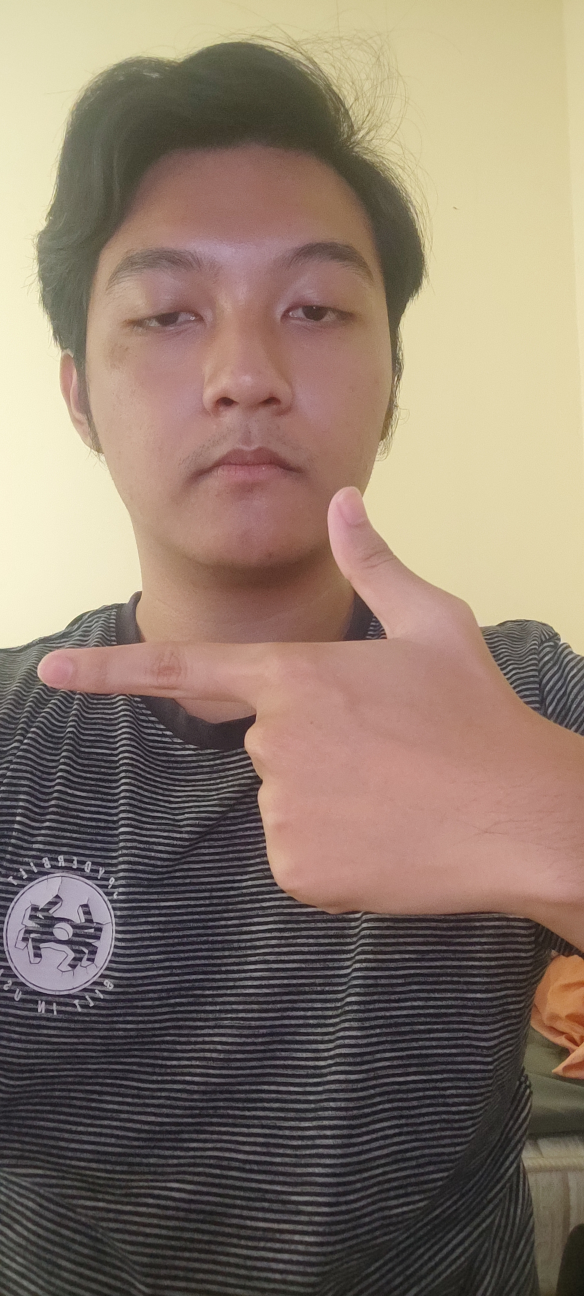
#> input picture Dataset/Next/IMG_20251121_120120.jpg, 2336 x 5184 px (shown at 1/4 size); its folder holds only this picture in this run
$ jupyter execute --allow-errors ImageClassify.ipynb
#> lines starting #> are read from the running program, lines starting #| are printed output that depends on the picture; after the words box and inside, x2 and y2 are one past the last pixel; in counts of white or black regions, pixels touching at a corner belong together
[cell 1]
# Import library

import cv2
import numpy as np
import os
import matplotlib.pyplot as plt
from sklearn.svm import LinearSVC
from sklearn.preprocessing import StandardScaler

[cell 2]
# Load images

def load_image(PATH):
#> called with PATH = 'Dataset/Next/'
    images = []
    for fileName in os.listdir(PATH):
        image = cv2.imread(PATH + fileName)
#> image is the input picture: shape (5184, 2336, 3); mean B, G, R 108.7, 123.3, 140.9
        if image is not None:
            images.append(image)
    return images

next_images = load_image("Dataset/Next/")
#> next_images = 1 item
#> (the rest of this cell did not finish here and is left out)


print("Loaded:", len(next_images), "next,", len(back_images), "back")

[cell 3]
# HOG descriptor

hog = cv2.HOGDescriptor(
    _winSize=(128, 128),
    _blockSize=(32, 32),
    _blockStride=(16, 16),
    _cellSize=(16, 16),
    _nbins=9
)

def compute_canny_hog(image):
    image_gray = cv2.cvtColor(image, cv2.COLOR_BGR2GRAY)
    image_resized = cv2.resize(image_gray, (128, 128))
    edges = cv2.Canny(image_resized, 50, 150)
    hog_features = hog.compute(edges).flatten()

    return hog_features

[cell 4]
# Extract features and labels

X = []
y = []

for image in next_images:
    X.append(compute_canny_hog(image))
    y.append(1)
#> this loop made 1 pass
#> pass 1, in compute_canny_hog, `image_gray = cv2.cvtColor(image, cv2.COLOR_BGR2GRAY)`:
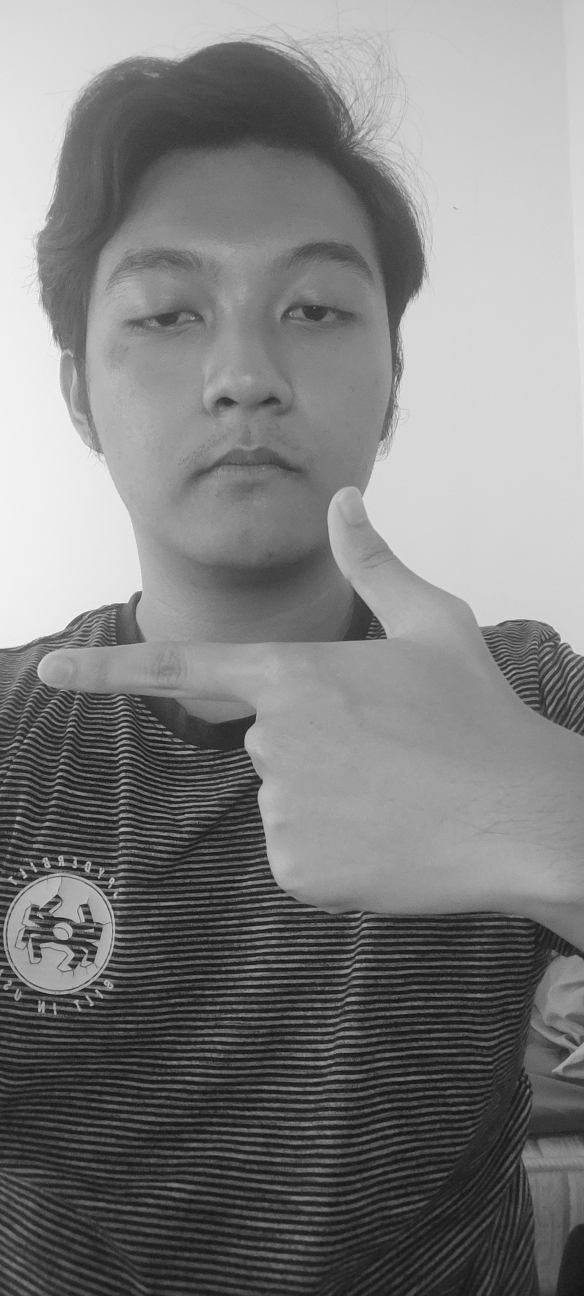
#> image_gray: shape (5184, 2336) (shown at 1/4 size); min 6, max 251, mean 126.9
#> pass 1, in compute_canny_hog, `image_resized = cv2.resize(image_gray, (128, 128))`:
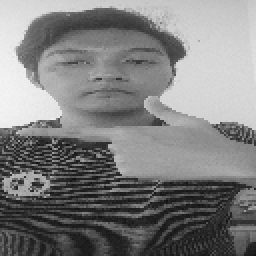
#> image_resized: shape (128, 128) (shown 2 times larger); min 17, max 244, mean 126.9
#> pass 1, in compute_canny_hog, `edges = cv2.Canny(image_resized, 50, 150)`:
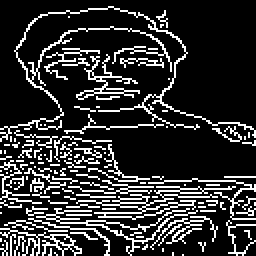
#> edges: shape (128, 128) (shown 2 times larger); 18.8% white in thin lines or dots
#> after the loop, X = 1 item; y = [1]

#> (the rest of this cell did not finish here and is left out)

[cell 5]
# Train SVM model

# Scale features
scaler = StandardScaler()
X_scaled = scaler.fit_transform(X)

# Train SVM classifier
svm = LinearSVC()
#> (the rest of this cell did not finish here and is left out)

[cell 6]
# Prediction function

def predict(image):
    feat = compute_canny_hog(image)
    feat = feat.reshape(1, -1)

    feat = scaler.transform(feat)
    label = svm.predict(feat)[0]

    return "NEXT" if label == 1 else "BACK"

[cell 7]
# Testing

test_image = cv2.imread("test5.jpg")
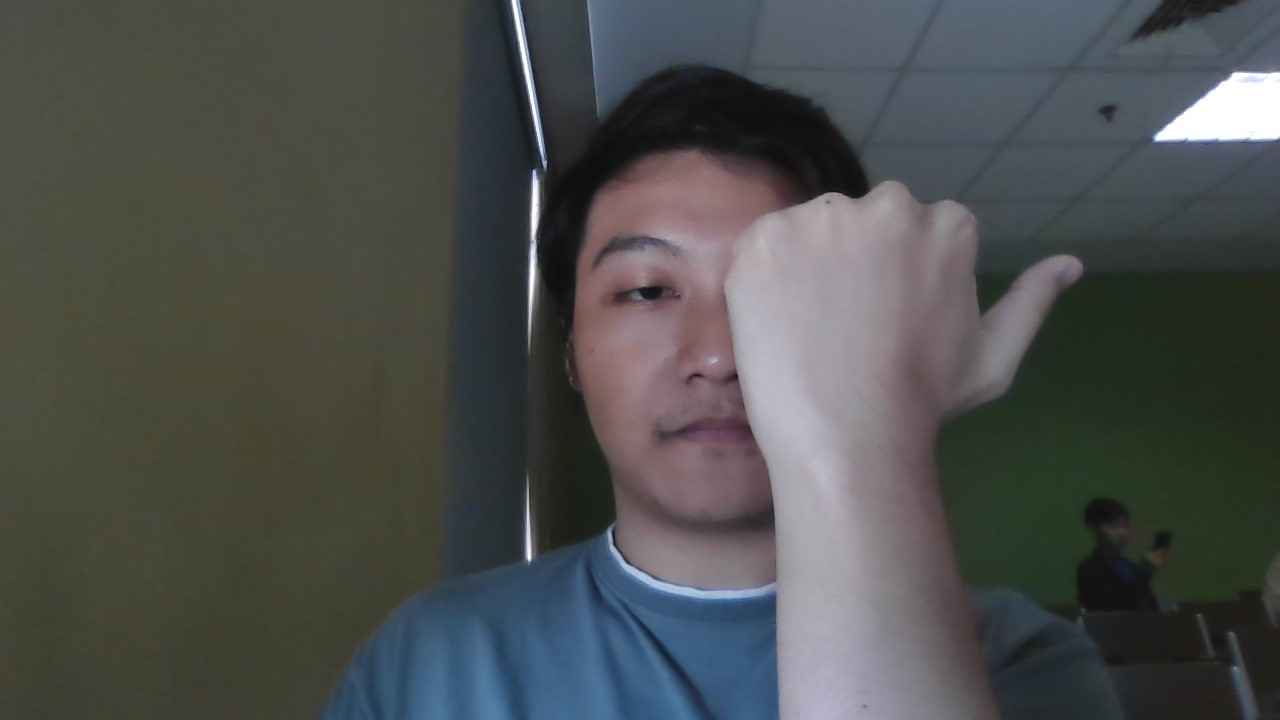
#> input picture test5.jpg, 1280 x 720 px
#> test_image is the input picture: shape (720, 1280, 3); mean B, G, R 77.3, 78.8, 76.3
#> (the rest of this cell did not finish here and is left out)

#> in compute_canny_hog (call 2), `image_gray = cv2.cvtColor(image, cv2.COLOR_BGR2GRAY)`:
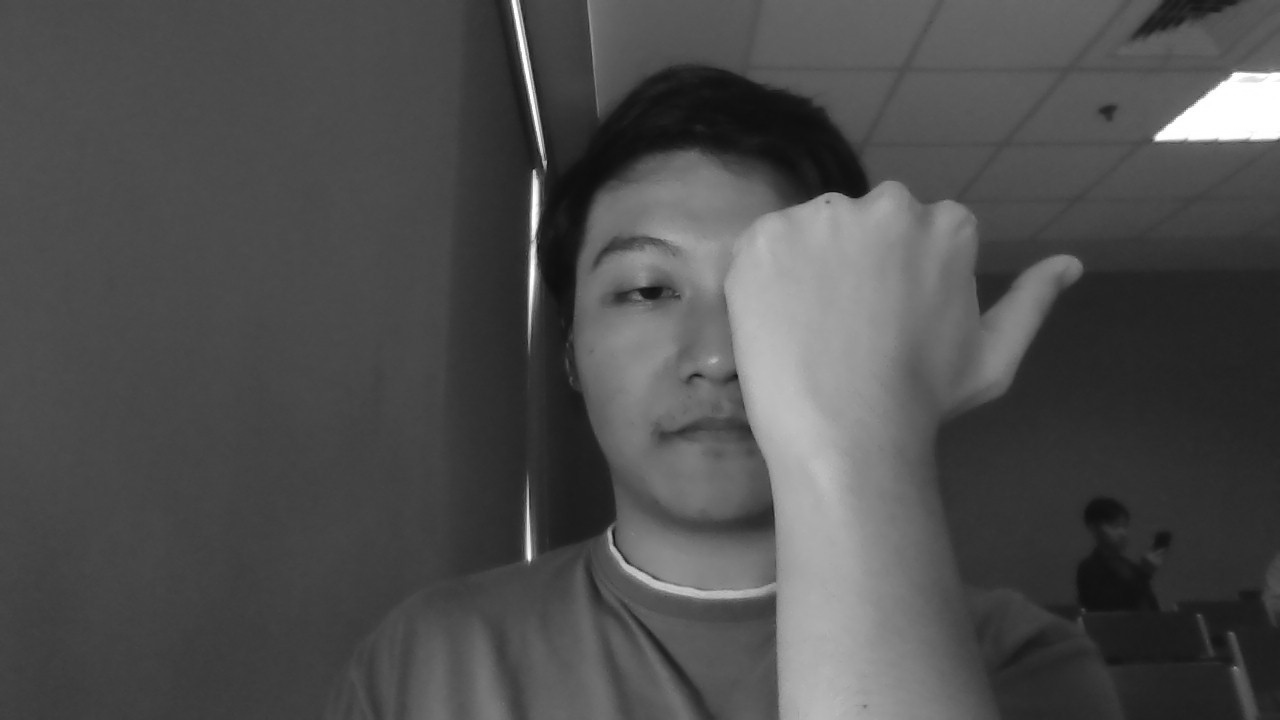
#> image_gray: shape (720, 1280); min 13, max 255, mean 77.9
#> in compute_canny_hog (call 2), `image_resized = cv2.resize(image_gray, (128, 128))`:
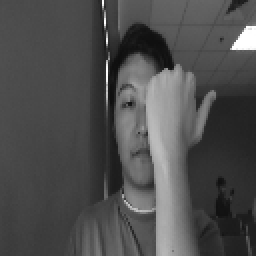
#> image_resized: shape (128, 128) (shown 2 times larger); min 14, max 255, mean 77.8
#> in compute_canny_hog (call 2), `edges = cv2.Canny(image_resized, 50, 150)`:
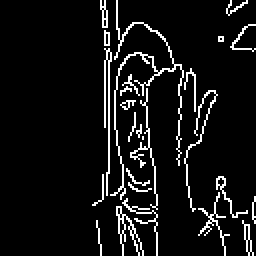
#> edges: shape (128, 128) (shown 2 times larger); 7.5% white in thin lines or dots, all inside (x1, y1, x2, y2) = (46, 0, 128, 128)
#> in compute_canny_hog (call 2), `hog_features = hog.compute(edges).flatten()`: hog_features = 1764 values, max 0.464 at index 630, min 0 at index 0, mean 0.0881
#> in predict, `feat = compute_canny_hog(image)`: feat has the same summary as hog_features in compute_canny_hog
print(label)
